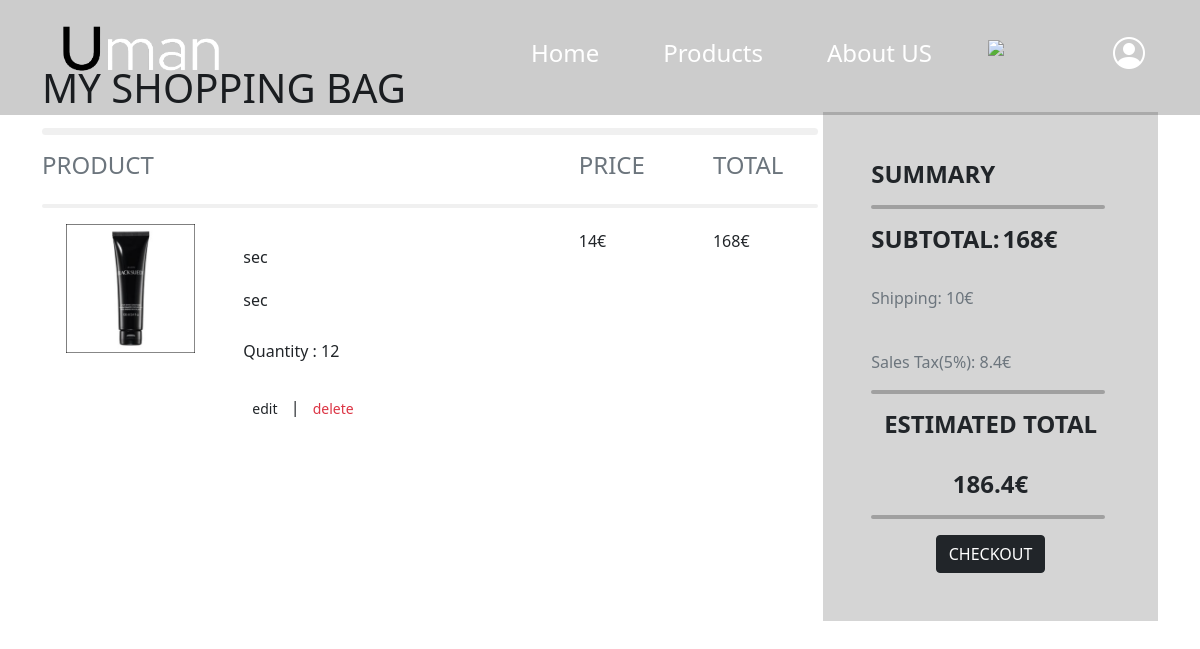
/Cart.php, run on the app's committed database.
### tables this page shows
CREATE TABLE `temp` (
  `quantity` int(11) DEFAULT NULL,
  `idProduit` varchar(254) NOT NULL
);

create table Produit
(
   idProduit            varchar(254),
   libelle              varchar(254),
   description          varchar(254),
   prix                 numeric(8,0),
   stock                int,
   image                varchar(254),
   Promo                tinyint(1) DEFAULT NULL,
   primary key (idProduit)
);

### Cart.php (the view, shortened to what this page needs)
<!DOCTYPE html>
<html lang="en">
<head>
    <link href="https://cdn.jsdelivr.net/npm/bootstrap@5.1.3/dist/css/bootstrap.min.css" rel="stylesheet">
    <link rel="stylesheet" href="cart.css">
    <?php include 'links.php'?>
</head>
<body>
<?php
    include "connection.php";
if($_SESSION['state']==''){
     include"nav.php";
    }else{
        include "nav-c.php";
    }
?>
<section class="py-5">
    <div class="container d-flex mt-3">
        <div class="div1">
        <h3 class="text-dark display-6">MY SHOPPING BAG</h3>
        <hr id="bag">
            <div class="row">
                <div class="col-8"><h4 class="text-muted">PRODUCT</h4></div>
                <div class="col-2"><h4 class="text-muted"> PRICE &nbsp;</div>
                <div class="col-2"><h4 class="text-muted">TOTAL</h4></div>
            </div>
        <hr id="pro">
<?php
    $sql1 = "SELECT * FROM temp";
    $query1 = mysqli_query($con, $sql1);
    $total = array();
    while($row1 = mysqli_fetch_array($query1)) {
    $prdid = $row1['idProduit'];
    $sql = "SELECT * FROM Produit WHERE idProduit='$prdid'";
    $query = mysqli_query($con, $sql);
    $row = mysqli_fetch_array($query);
    array_push($total,  $row['prix']*$row1['quantity']);
    ?>
        <div class="row">
            <div class="col-3">
                <div class="container-fluid">
                    <img src="<?php echo $row['image'];?>" style="width: 100%;">
                </div>
            </div>
            <div class="col-5 my-3">
                <h6 class="text-dark py-2"> <?php echo $row['libelle'];?></h6>
                <h6 class="text-dark py-2"> <?php echo $row['description'];?></h6>
                <h6 class="text-dark py-3">Quantity : <?php echo $row1['quantity'];?></h6>
                <h6 class="text-dark py-2"> <a href="" class="btn btn-transparent text-dark btn-sm">edit</a> |
                <a href="" class="btn btn-transparent btn-sm text-danger ">delete</a></h6>
            </div>
                <div class="col-2">
                    <h6 class="text-dark py-2"> <?php echo $row['prix'].'€';?> </h6>
                </div>
                <div class="col-2">
                    <h6 class="text-dark py-2"><?php echo $row['prix']*$row1['quantity'].'€';?></h6>
                </div>
            </div>
            <?php
}
$ttl = array_sum($total);
?>
</div>
<div class="div2 my-5">
    <div class="container p-5">
        <h4 class="text-dark fw-bold">SUMMARY</h4><hr id="summ">
        <div class="row">
            <div class="col-6">
                <h4 class="text-$gray-700 fw-bold">SUBTOTAL:</h4>
            </div>
            <div class="col-6">
                <h4 class="text-dark fw-bold"><?php echo  $ttl;?>€</h4>
            </div>
            <span>
                <p class="fs-6 text-secondary py-4">Shipping: <?php
                if($ttl==0){$ship = 0; echo $ship;}elseif($ttl < 1000){$ship =10; echo $ship;}else{$ship =250; echo $ship;}
                ?>€</p>
                <p class="fs-6 text-secondary">Sales Tax(5%): <?php
                $tax = $ttl * 5/100;
                echo  $tax;?>€</p><hr id="summ">
                <div class="text-center">
                    <h4 class="text-dark fw-bold">ESTIMATED TOTAL</h4><br>
                <h4 class="text-dark fw-bold"><?php echo $ttl + $ship + $tax;?>€</h4><hr id="summ">
                <form action="checkout.php" method="POST">
                    <button class="text-center btn btn-dark" >CHECKOUT</button>
                </form>
                </div>
                </div>
            </div>
        </div>
    </div>
</section>
</body>
</html>

### cart.css (style rules this page uses)
.div1 { width: 70%; }
.div2 { width: 30%; }
.text-dark { font-weight: 400; }
#bag { color: #C4C4C4; height: 7px; border-radius: 10px; margin-right: 5px; }
#pro { color: #C4C4C4; height: 4px; border-radius: 7px; margin-right: 5px; }
.div2 { margin-top: 100px; background-color: #D5D5D5; width: 30%; }
#summ { color: black; height: 4px; border-radius: 10px; margin-right: 5px; }

### data on the page
temp: produit.image (picture), produit.libelle "sec", produit.description "sec", quantity "12", produit.prix "14", $row['prix']*$row1['quantity'] "168"

### other printed values
$ttl "168"
$ship "10"
$tax "8.4"
$ttl + $ship + $tax "186.4"
